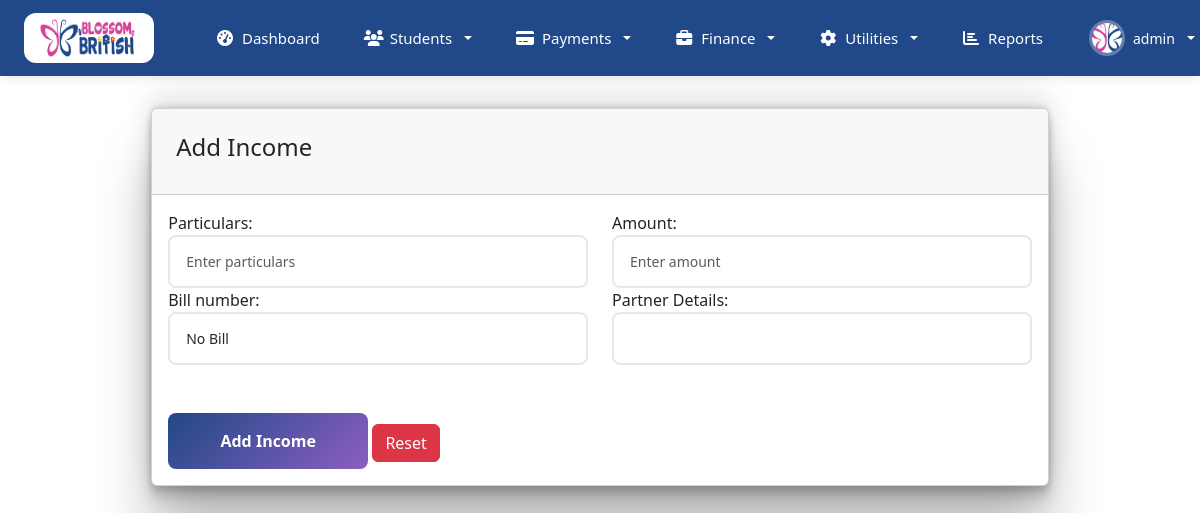
/finances/add_income/ (signed in), run on the app's committed database.
### home/models.py (models this page shows, shortened)
class CustomUser(AbstractBaseUser, PermissionsMixin):
    email = models.EmailField(unique=True, verbose_name='email address')
    username = models.CharField(max_length=30, unique=True,verbose_name='username')
    first_name = models.CharField(max_length=30, blank=True, verbose_name='first name')
    last_name = models.CharField(max_length=30, blank=True, verbose_name='last name')
    is_active = models.BooleanField(default=True, verbose_name='active')
    is_staff = models.BooleanField(default=False, verbose_name='staff status')
    avatar = models.ImageField(upload_to='avatars/', blank=True, null=True)
    role = models.CharField(max_length=20,
                            choices=(
                                ("user","user"),
                                ("account","account"),
                                ("admin","admin"),
                            ),
                            default='user'
                            )
    date_joined = models.DateTimeField(auto_now_add=True, verbose_name='date joined')
    objects = CustomUserManager()
    USERNAME_FIELD = 'username'
    REQUIRED_FIELDS = ["first_name", "last_name", "email"]
    class Meta:
        verbose_name = 'user'
        verbose_name_plural = 'users'

### Finance/views.py (the view)
# urls.py: path('add_income/', views.add_income, name='add_income'),
@login_required(login_url="SignIn")
def add_income(request):
    form = IncomeForm()
    if request.method == 'POST':
        form = IncomeForm(request.POST)
        if form.is_valid():
            form.save()
            messages.success(request, "Income record added successfully.")
            return redirect('income')  # Redirect to the same page or another view
    return render(request, 'finance/add-income.html', {'form': form})

### Finance/forms.py
class IncomeForm(forms.ModelForm):
    class Meta:
        model = Income
        fields = ['perticulers', 'amount', "bill_number", 'other']
        labels = {
            'perticulers': 'Particulars',
            'amount': 'Amount',
            'other': 'Partner Details',
        }
        widgets = {
            'perticulers': forms.TextInput(attrs={
                'class': 'form-control form-input',
                'id': 'income-perticulers',
                'placeholder': 'Enter particulars'
            }),
            'amount': forms.NumberInput(attrs={
                'class': 'form-control form-input',
                'id': 'income-amount',
                'placeholder': 'Enter amount',
                "min":0
            }),
            'other': forms.TextInput(attrs={
                'class': 'form-control form-input',
                'id': 'income-other',
                'placeholder': 'Other details'
            }),
            'bill_number': forms.TextInput(attrs={
                'class': 'form-control form-input',
                'id': 'billno',
                'placeholder': 'Bill Number (Optional)'
            }),
        }

### home/context_processors.py (called while the page is built)
def user_context(request):
    if isinstance(request.user, AnonymousUser):
        return {}
    return {
        'user_full_name': f"{request.user.first_name} {request.user.last_name}".strip(),
        'user_initials': f"{request.user.first_name[:1]}{request.user.last_name[:1]}".upper() if request.user.first_name and request.user.last_name else request.user.username[:2].upper(),
        'user_role_display': request.user.role.title() if hasattr(request.user, 'role') else 'User',
    }

### templates/finance/add-income.html (shortened to what this page needs)
{% extends 'auth_templates/index.html' %}
{% block content %}
<div class="category-add-list">
    <div class="content-page">
        <div class="container-fluid add-form-list">
            <div class="row">
                <div class="col-sm-12">
                    <div class="card"style="box-shadow: rgba(0, 0, 0, 0.25) 0px 54px 55px, rgba(0, 0, 0, 0.12) 0px -12px 30px, rgba(0, 0, 0, 0.12) 0px 4px 6px, rgba(0, 0, 0, 0.17) 0px 12px 13px, rgba(0, 0, 0, 0.09) 0px -3px 5px;">
                        <div class="card-header d-flex justify-content-between">
                            <div class="header-title">
                                <h4 class="card-title">Add Income</h4>
                            </div>
                        </div>
                        <div class="card-body">
                            <form method="post" data-toggle="validator">
                                <div class="row">
                                {% for field in form %}
                                    <div class="col-md-6">
                                        <div class="form-group">
                                            {{field.label_tag}}
                                            {{field}}
                                        </div>
                                    </div>
                                    {% endfor %}
                                </div>
                                <br><br>
                                <button type="submit" class="submit-button mr-2">Add Income</button>
                                <button type="reset" class="btn btn-danger">Reset</button>
                            </form>
                        </div>
                    </div>
                </div>
            </div>
        </div>
    </div>
</div>
{% endblock %}

### templates/auth_templates/index.html (shortened to what this page needs)
<!DOCTYPE html>
{% load static %}
<html lang="en">
<head>
    <link rel="stylesheet" href="{% static 'css/styles.css' %}">
    <link href="https://cdnjs.cloudflare.com/ajax/libs/font-awesome/6.4.0/css/all.min.css" rel="stylesheet">
  <link href="{% static 'glightbox/glightbox.min.css' %}" rel="stylesheet">
    <link href="https://cdnjs.cloudflare.com/ajax/libs/bootstrap/5.3.2/css/bootstrap.min.css" rel="stylesheet">
    <link href="https://cdnjs.cloudflare.com/ajax/libs/font-awesome/6.4.0/css/all.min.css" rel="stylesheet">
</head>
<body>
 <nav class="navbar navbar-expand-lg custom-navbar sticky-top">
    <div class="container-fluid px-4">
        <a class="navbar-brand" href="{% url 'index' %}">
            <img src="{% static 'img/BB_LOGO_V1.png' %}" alt="Blossom British"  style="max-width: 100px;">
        </a>
        <div class="collapse navbar-collapse" id="navbarNav">
            <ul class="navbar-nav me-auto ms-4">
                <li class="nav-item">
                    <a class="nav-link" href="{% url 'index' %}">
                        <i class="fas fa-tachometer-alt"></i>
                        Dashboard
                    </a>
                </li>
                <li class="nav-item dropdown">
                    <a class="nav-link dropdown-toggle" href="#" role="button" data-bs-toggle="dropdown" aria-expanded="false">
                        <i class="fas fa-users"></i>
                        Students
                    </a>
                </li>
                <li class="nav-item dropdown">
                    <a class="nav-link dropdown-toggle" href="#" role="button" data-bs-toggle="dropdown" aria-expanded="false">
                        <i class="fas fa-credit-card"></i>
                        Payments
                    </a>
                </li>
                <li class="nav-item dropdown">
                    <a class="nav-link dropdown-toggle" href="#" role="button" data-bs-toggle="dropdown" aria-expanded="false">
                        <i class="fas fa-briefcase"></i> Finance
                    </a>
                </li>
                <li class="nav-item dropdown">
                    <a class="nav-link dropdown-toggle" href="#" role="button" data-bs-toggle="dropdown" aria-expanded="false">
                        <i class="fas fa-cog"></i>
                        Utilities
                    </a>
                </li>
                <li class="nav-item">
                    <a class="nav-link" href="{% url 'reports_dashboard' %}">
                        <i class="fas fa-chart-bar"></i> Reports
                    </a>
                </li>
            </ul>
            <ul class="navbar-nav ms-auto">
                <li class="nav-item dropdown">
                    <a class="nav-link dropdown-toggle user-menu text-white" href="#" role="button" data-bs-toggle="dropdown" aria-expanded="false">
                        {% if user.avatar %}
                            <img src="{{ user.avatar.url }}" alt="User" class="user-avatar">
                        {% else %}
                            <img src="{% static 'img/userplaceholder.png' %}" alt="User" class="user-avatar">
                        {% endif %}
                        <span class="user-name">{{ user.username }}</span>
                    </a>
                </li>
            </ul>
        </div>
    </div>
</nav>
<main class="main-content">
    <div class="dashboard-container">
        {% block content %}{% endblock %}
    </div>
</main>
</body>
</html>

### static/css/styles.css (style rules this page uses)
:root { --e-global-color-primary: #214888; --e-global-color-secondary: #D54395; --e-global-color-text: #453F4E; --e-global-color-accent: #FBF8FF; --e-global-color-3a7e2f2: #FFB804; --e-global-color-e1cf4e4: #DEC8FE; --e-global-color-fe7363b: #F7F1FF; --e-global-color-aa4a27d: #FEFEFE; --e-global-color-eecedb7: #F3EBFF; --e-global-color-d2fd119: #FF854B; --e-global-color-3e3936d: #FFEFC6; --e-global-color-bea3118: #89C0FF; --e-global-color-4e9ef99: #43A574; --e-global-color-7d1e931: #FF9587; --e-global-color-5d90ead: #F0F0F0; --e-global-typography-primary-font-family: "Poppins"; --shadow-light: 0 2px 8px rgba(0, 0, 0, 0.1); --shadow-medium: 0 4px 16px rgba(0, 0, 0, 0.12); --shadow-heavy: 0 8px 24px rgba(0, 0, 0, 0.15); --border-radius-sm: 6px; --border-radius: 12px; --border-radius-lg: 16px; }
* { margin: 0; padding: 0; box-sizing: border-box; }
body { font-family: var(--e-global-typography-primary-font-family), sans-serif; background-color: var(--e-global-color-fe7363b); color: var(--e-global-color-text); line-height: 1.6; }
.custom-navbar { background: linear-gradient(135deg, #214888 0%, #214888 100%) !important; padding: 6px 0; box-shadow: 0 2px 10px rgba(0,0,0,0.1); min-height: 50px; }
.navbar { background-color: transparent !important; }
.navbar-brand { background-color: white; padding: 8px 15px; border-radius: 12px; margin-right: 0; display: flex; align-items: center; }
.navbar-brand img { height: 40px; width: auto; }
.navbar-nav .nav-item { margin: 0 2px; }
.navbar-nav .nav-link { color: white !important; font-weight: 500; padding: 12px 20px !important; border-radius: 8px; transition: all 0.3s ease; display: flex; align-items: center; gap: 8px; font-size: 15px; }
.navbar-nav .nav-link i { font-size: 16px; width: 18px; text-align: center; }
.dropdown-toggle::after { display: none; }
.dropdown-toggle { position: relative; }
.dropdown-toggle::before { font-family: "Font Awesome 6 Free"; font-weight: 900; font-size: 12px; margin-left: 8px; transition: transform 0.3s ease; }
.navbar-nav.ms-auto .nav-item { margin: 0 4px; }
.user-menu { display: flex; align-items: center; gap: 12px; }
.user-avatar { width: 36px; height: 36px; border-radius: 50%; border: 3px solid rgba(255, 255, 255, 0.3); object-fit: cover; }
.user-name { font-weight: 600; color: white !important; margin: 0; }
.main-content { padding: 32px 24px; max-width: 1400px; margin: 0 auto; }
.dashboard-container { display: flex; flex-direction: column; gap: 32px; }
.card-header { padding: 24px !important; border-bottom: 1px solid var(--e-global-color-5d90ead); display: flex; justify-content: space-between; align-items: center; }
.user-name { font-size: 14px; font-weight: 500; color: var(--e-global-color-text); }
@media (min-width: 921px) and (max-width: 1200px) { .nav-link { padding: 16px 12px; font-size: 14px; } }
@media (min-width: 921px) and (max-width: 1200px) { .nav-link i { font-size: 13px; } }

### templates/finance/add-income.html (style rules this page uses)
.category-add-list { width: 80% !important; margin: auto; }
:root { --primary-blue: #214888; --secondary-pink: #D54395; --accent-purple: #8B5FBF; --light-purple: #F3EBFF; --soft-yellow: #FFD700; --coral: #FF6B6B; --light-bg: #F8F6FF; --white: #FFFFFF; --text-dark: #453F4E; --text-light: #6B7280; --success: #10B981; --error: #EF4444; --border-color: #E5E7EB; --border-radius: 12px; --shadow: 0 4px 6px -1px rgba(0, 0, 0, 0.1); }
.form-group { position: relative; margin-bottom: 0; }
.form-input { width: 100%; padding: 0.875rem 1rem; border: 2px solid var(--border-color); border-radius: 8px; font-size: 0.875rem; font-family: inherit; transition: all 0.3s ease; background: var(--white); box-sizing: border-box; }
.submit-button { background: linear-gradient(135deg, var(--primary-blue) 0%, var(--accent-purple) 100%); color: var(--white); border: none; padding: 1rem 2.5rem; border-radius: 8px; font-size: 1rem; font-weight: 600; font-family: inherit; cursor: pointer; transition: all 0.3s ease; position: relative; overflow: hidden; min-width: 200px; display: inline-flex; align-items: center; justify-content: center; gap: 0.5rem; }
.submit-button::before { content: ''; position: absolute; top: 50%; left: 50%; width: 0; height: 0; border-radius: 50%; background: rgba(255, 255, 255, 0.2); transition: all 0.6s ease; transform: translate(-50%, -50%); }

### data on the page
CustomUser: avatar (picture), username "admin"

### other printed values
{{ field.label_tag }} "Particulars:" "Amount:" "Bill number:" "Partner Details:"
